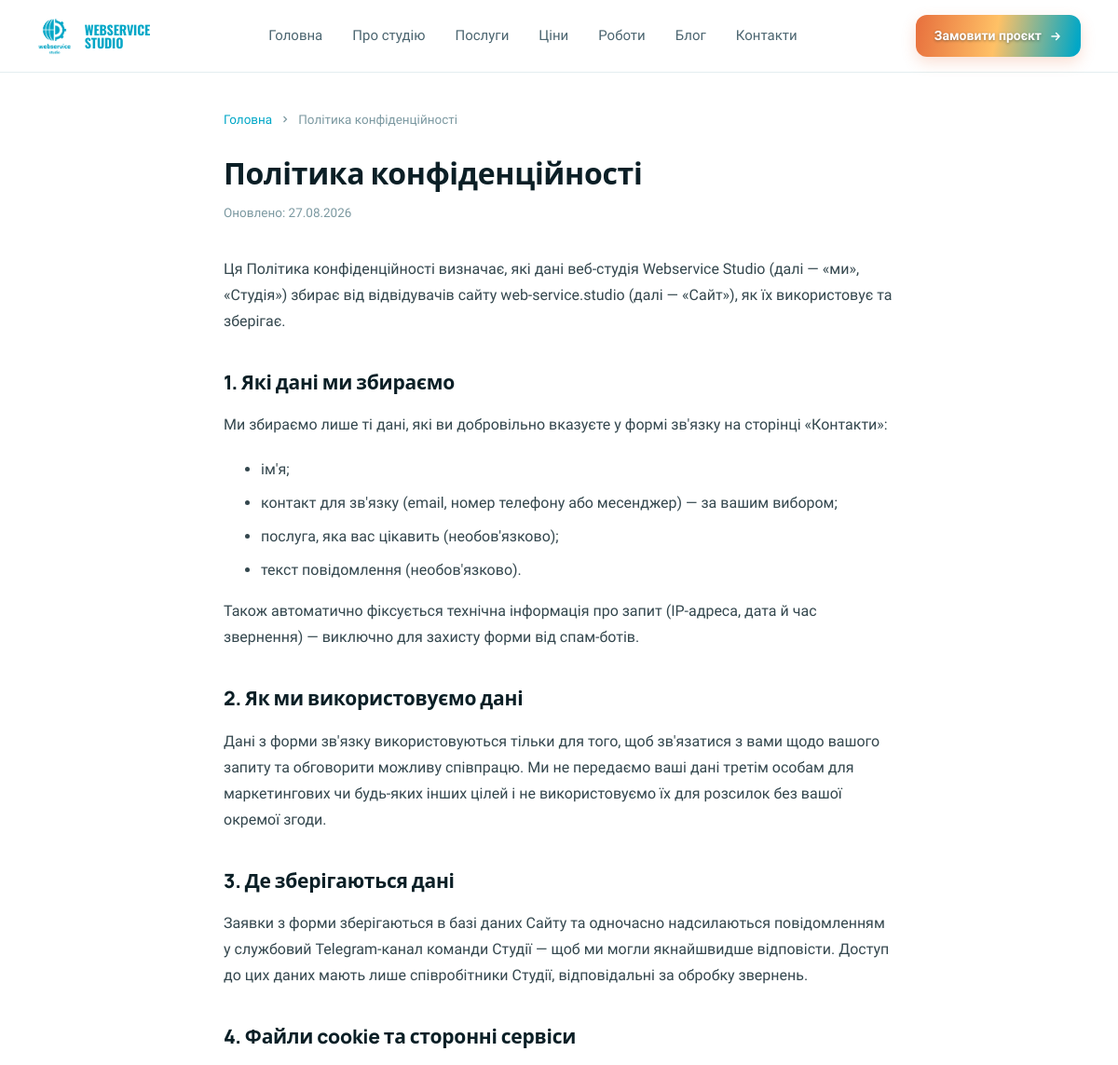
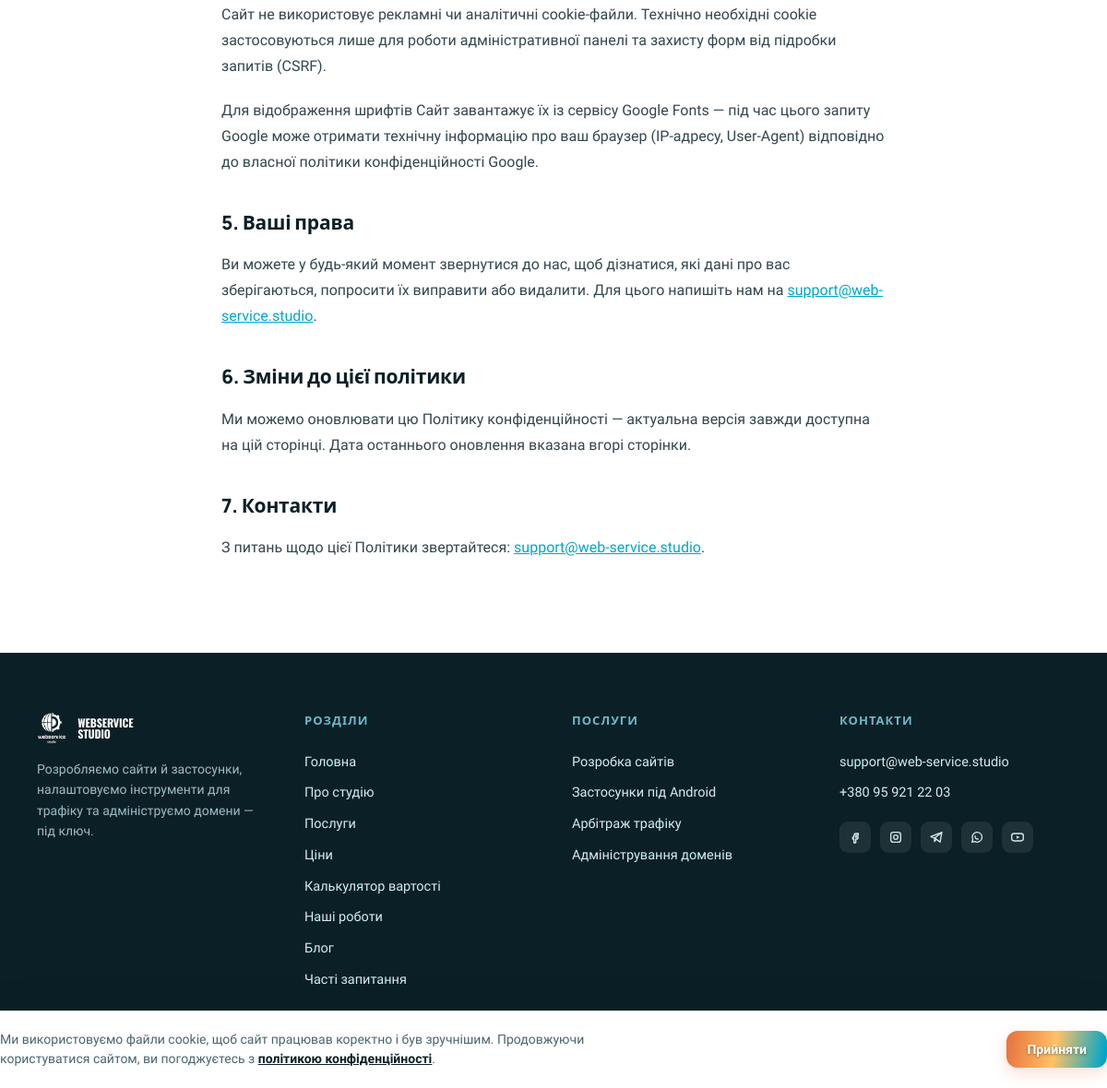
Page /polityka-konfidentsiynosti on the committed database (2 pictures, top to bottom).
### tables this page shows
CREATE TABLE pages (
    id               INT UNSIGNED AUTO_INCREMENT PRIMARY KEY,
    slug             VARCHAR(100) NOT NULL,
    title            VARCHAR(220) NOT NULL,
    content          LONGTEXT NOT NULL,
    seo_title        VARCHAR(190) NULL,
    seo_description  VARCHAR(320) NULL,
    updated_at       TIMESTAMP NOT NULL DEFAULT CURRENT_TIMESTAMP ON UPDATE CURRENT_TIMESTAMP,
    UNIQUE KEY uq_pages_slug (slug)
);

### index.php (called while the page is built, shortened)
<?php
require __DIR__ . '/includes/bootstrap.php';
require __DIR__ . '/includes/Router.php';
$router = new Router();
$router->get('/assets/uploads/{path}', function (array $params) {
    Upload::serve($params['path'] ?? '');
});
$router->get('/', function () {
    require __DIR__ . '/templates/home.php';
});
$router->get('/poslugy', function () {
    require __DIR__ . '/templates/services.php';
});
$router->get('/tsiny', function () {
    require __DIR__ . '/templates/pricing.php';
});
$router->get('/kalkulyator', function () {
    require __DIR__ . '/templates/calculator.php';
});
$router->get('/portfolio', function () {
    require __DIR__ . '/templates/portfolio.php';
});
$router->get('/portfolio/{slug}', function (array $params) {
    require __DIR__ . '/templates/portfolio-case.php';
});
$router->get('/blog', function () {
    require __DIR__ . '/templates/blog.php';
});
$router->get('/blog/{slug}', function (array $params) {
    require __DIR__ . '/templates/blog-article.php';
});
$router->get('/kontakty', function () {
    require __DIR__ . '/templates/contacts.php';
});
$router->get('/sitemap.xml', function () {
    require __DIR__ . '/templates/sitemap.php';
});
$router->get('/karta-sajtu', function () {
    require __DIR__ . '/templates/sitemap-page.php';
});
$router->get('/chasti-zapytannya', function () {
    require __DIR__ . '/templates/faq.php';
});
$router->post('/kontakty', function () {
    require __DIR__ . '/templates/contacts-submit.php';
});
$router->get('/{slug}', function (array $params) {
    require __DIR__ . '/templates/page.php';
});
$router->dispatch($_SERVER['REQUEST_METHOD'], $_SERVER['REQUEST_URI']);

### includes/Database.php (called while the page is built, shortened)
<?php
final class Database
{
    private static ?PDO $instance = null;
    public static function connect(array $config): PDO
    {
        if (self::$instance !== null) {
            return self::$instance;
        }
        $db = $config['db'];
        $dsn = sprintf(
            'mysql:host=%s;port=%d;dbname=%s;charset=%s',
            $db['host'],
            $db['port'],
            $db['name'],
            $db['charset']
        );
        self::$instance = new PDO($dsn, $db['user'], $db['pass'], [
            PDO::ATTR_ERRMODE => PDO::ERRMODE_EXCEPTION,
            PDO::ATTR_DEFAULT_FETCH_MODE => PDO::FETCH_ASSOC,
            PDO::ATTR_EMULATE_PREPARES => false,
        ]);
        return self::$instance;
    }
}

### includes/Model.php (called while the page is built, shortened)
<?php
abstract class Model
{
    protected static string $table;
    protected static function db(): PDO
    {
        return Database::connect($GLOBALS['config']);
    }
    public static function findBy(string $column, $value): ?array
    {
        $stmt = static::db()->prepare('SELECT * FROM ' . static::$table . ' WHERE ' . $column . ' = ? LIMIT 1');
        $stmt->execute([$value]);
        $row = $stmt->fetch();
        return $row === false ? null : $row;
    }
}

### includes/models/Page.php (called while the page is built, shortened)
<?php
class Page extends Model
{
    public static function bySlug(string $slug): ?array
    {
        return static::findBy('slug', $slug);
    }
}

### includes/helpers.php (called while the page is built, shortened)
<?php
function h($value): string
{
    return htmlspecialchars((string) $value, ENT_QUOTES, 'UTF-8');
}

### templates/page.php (the view, shortened to what this page needs)
<?php
$slug = $params['slug'] ?? '';
$page = Page::bySlug($slug);
require __DIR__ . '/partials/header.php';
?>
<main>
  <div class="container" style="max-width:800px; padding-top:40px;">
    <div class="breadcrumb">
      <a href="/">Головна</a>
      <svg width="12" height="12" viewBox="0 0 24 24" fill="none" stroke="#7C99A1" stroke-width="2.4"><path d="M9 6l6 6-6 6"/></svg>
      <span><?= h($page['title']) ?></span>
    </div>
    <h1 style="font-size:32px; font-weight:800; margin-bottom:8px;"><?= h($page['title']) ?></h1>
    <p style="font-size:13.5px; color:var(--color-faint); margin-bottom:36px;">Оновлено: <?= h(date('d.m.Y', strtotime($page['updated_at']))) ?></p>
  </div>
  <div class="container prose" style="padding-bottom:80px;">
    <?= $page['content']  ?>
  </div>
</main>
<?php require __DIR__ . '/partials/footer.php'; ?>

### includes/Router.php (shortened to what this page needs)
<?php
final class Router
{
    private array $routes = [];
    public function get(string $pattern, callable $handler): void
    {
        $this->routes['GET'][$pattern] = $handler;
    }
    public function post(string $pattern, callable $handler): void
    {
        $this->routes['POST'][$pattern] = $handler;
    }
    public function dispatch(string $method, string $uri): void
    {
        $path = parse_url($uri, PHP_URL_PATH) ?? '/';
        $path = '/' . trim($path, '/');
        if ($path !== '/') {
            $path = rtrim($path, '/');
        }
        $lookupMethod = $method === 'HEAD' ? 'GET' : $method;
        $handlers = $this->routes[$lookupMethod] ?? [];
        foreach ($handlers as $pattern => $handler) {
            $regex = $this->compile($pattern);
            if (preg_match($regex, $path, $matches)) {
                $params = array_filter($matches, 'is_string', ARRAY_FILTER_USE_KEY);
                $handler($params);
                return;
            }
        }
    }
    private function compile(string $pattern): string
    {
        $regex = preg_replace_callback('#\{([a-zA-Z_]+)\}#', function (array $m): string {
            $inner = $m[1] === 'path' ? '.+' : '[^/]+';
            return '(?P<' . $m[1] . '>' . $inner . ')';
        }, $pattern);
        return '#^' . $regex . '$#u';
    }
}

### assets/css/main.css (style rules this page uses)
:root { --color-brand: #00A7C7; --color-brand-dark: #007C93; --color-ink: #0B1F26; --color-ink-soft: #34474E; --color-muted: #4B6570; --color-faint: #7C99A1; --color-border: #E4EEF0; --color-tint: #F1FBFC; --color-tint-2: #CDEEF3; --color-surface: #F7FBFC; --color-accent-orange: #E76F3D; --color-accent-peach: #FEAB6B; --color-accent-coral: #FF8A8A; --color-accent-gold: #FFC166; --color-accent-violet: #9693E6; --font-heading: 'Manrope', system-ui, sans-serif; --font-body: 'Work Sans', system-ui, sans-serif; --font-logo: 'Oswald', system-ui, sans-serif; }
* { box-sizing: border-box; }
html { overflow-x: clip; width: 100%; }
body { margin: 0; font-family: var(--font-body); background: #FFFFFF; color: var(--color-ink); line-height: 1.5; overflow-x: clip; width: 100%; }
h1, h2, h3, h4 { font-family: var(--font-heading); margin: 0 0 0.5em 0; letter-spacing: -0.01em; overflow-wrap: break-word; }
p { overflow-wrap: break-word; }
p { margin: 0; }
a { color: var(--color-brand); text-decoration: none; }
.container { max-width: 1360px; margin: 0 auto; padding: 0 40px; }
.breadcrumb { display: flex; align-items: center; gap: 8px; font-size: 13.5px; color: var(--color-faint); margin-bottom: 24px; flex-wrap: wrap; }
.breadcrumb svg { flex-shrink: 0; }
.prose { max-width: 800px; overflow-wrap: break-word; word-break: break-word; }
.prose p { font-size: 16px; line-height: 1.75; color: var(--color-ink-soft); margin-bottom: 20px; }
.prose h2 { font-size: 21px; font-weight: 800; margin: 36px 0 16px; color: var(--color-ink); }
.prose li { font-size: 16px; line-height: 1.75; color: var(--color-ink-soft); margin-bottom: 8px; }
.prose a { text-decoration: underline; }

### rows in the picture
pages: title "Політика конфіденційності", updated_at "27.08.2026", content "Ця Політика конфіденційності визначає, які дані веб-студія Webservice Studio (далі — «ми», «Студія») збирає від відвідувачів сайту web-service.studio (далі — «Сайт»), як їх використовує та зберігає. 1. Які дані ми збираємо Ми збираємо лише ті дані, які ви добровільно вказуєте у формі зв'язку на сторінці «Контакти»: ім'я; контакт для зв'язку (email, номер телефону або месенджер) — за вашим вибором; послуга, яка вас цікавить (необов'язково); текст повідомлення (необов'язково). Також автоматично фіксується технічна інформація про запит (IP-адреса, дата й час звернення) — виключно для захисту форми від спам-ботів. 2. Як ми використовуємо дані Дані з форми зв'язку використовуються тільки для…"

### other values in the picture
$label "Головна"
$label "Про студію"
$label "Послуги"
$label "Ціни"
$label "Роботи"
$label "Блог"
$label "Контакти"
$footerEmail "support@web-service.studio"
